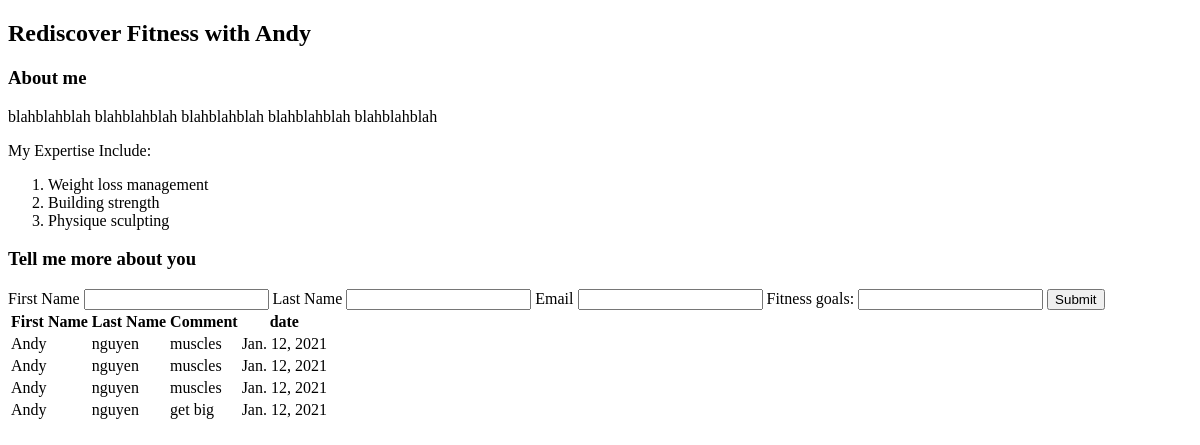
Before: / with the older database file.
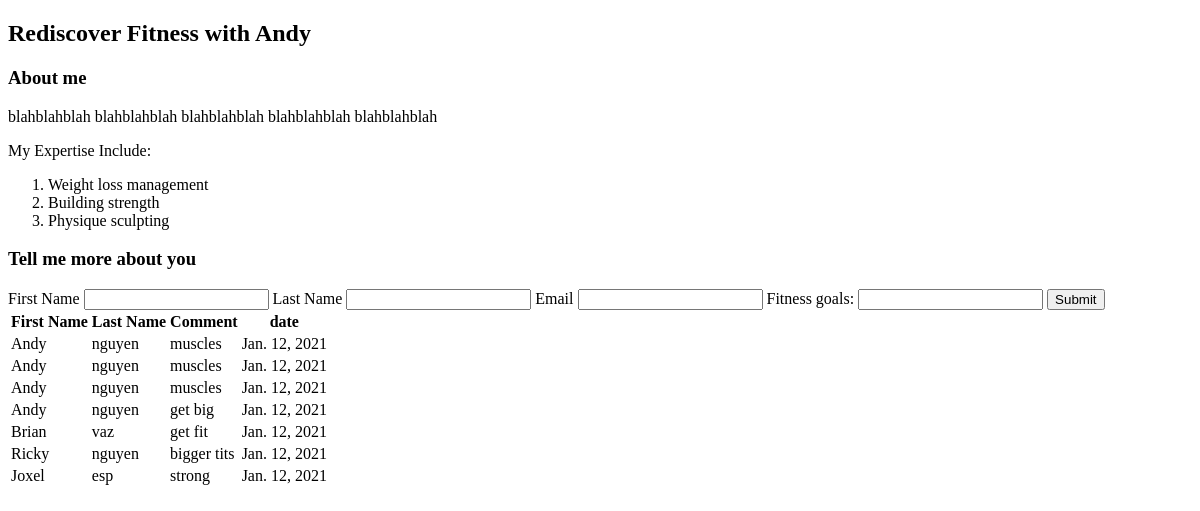
After: the same page with the newer database file.
### liftapp/models.py (models this page shows)
class Guest(models.Model):
    first_name = models.CharField(max_length=30)
    last_name = models.CharField(max_length=30)
    email = models.EmailField(max_length=50)
    comment = models.CharField(max_length=30)
    created_at = models.DateTimeField(auto_now_add=True)
    updated_at = models.DateTimeField(auto_now=True)

### liftapp/views.py (the view)
# urls.py: path('', views.index),
def index(request):
    context = {
        'guest' : Guest.objects.all()
    }
    return render(request, 'client.html', context)

### liftapp/templates/client.html (shortened to what this page needs)
<!DOCTYPE html>
<html lang="en">
   <head>
   </head>
   <body>
      <div>
         <h2>Rediscover Fitness with Andy</h2>
      </div>
      <div>
         <h3>About me</h3>
         <p>blahblahblah blahblahblah blahblahblah blahblahblah blahblahblah</p>
      </div>
      <div>
         <p>My Expertise Include:</p>
         <ol>
            <li>Weight loss management</li>
            <li>Building strength</li>
            <li>Physique sculpting</li>
         </ol>
         <form action="/guest" method ="post">
            <h3>Tell me more about you</h3>
            <label for="first_name">First Name</label>
            <input type= 'text' id='first_name' name = 'first_name'>
            <label for="lname">Last Name</label>
            <input type= 'text' id='lname' name = 'last_name'>
            <label for="Email">Email</label>
            <input type= 'text' id='email' name = 'email'>
            <label for="comment">Fitness goals:</label>
            <input type= 'text' id='comment' name = 'comment'>
            <button type = 'submit'>Submit</button>
         </form>
      </div>
      <div>
         <table>
            <thead>
                <tr>
                    <th>First Name</th>
                    <th>Last Name</th>
                    <th>Comment</th>
                    <th>date</th>
                </tr>
            </thead>
            <tbody>
                {% for each in guest %}
                <tr>
                    <td>{{ each.first_name}}</td>
                    <td>{{ each.last_name }}</td>
                    <td>{{ each.comment }}</td>
                    <td>{{ each.created_at.date }}</td>
                </tr>
                {% endfor %}
            </tbody>
        </table>
      </div>
   </body>
</html>

Changed rows visible on the page:
added Guest: first_name "Brian", last_name "vaz", comment "get fit", created_at "Jan. 12, 2021"
added Guest: first_name "Ricky", last_name "nguyen", comment "bigger tits", created_at "Jan. 12, 2021"
added Guest: first_name "Joxel", last_name "esp", comment "strong", created_at "Jan. 12, 2021"
